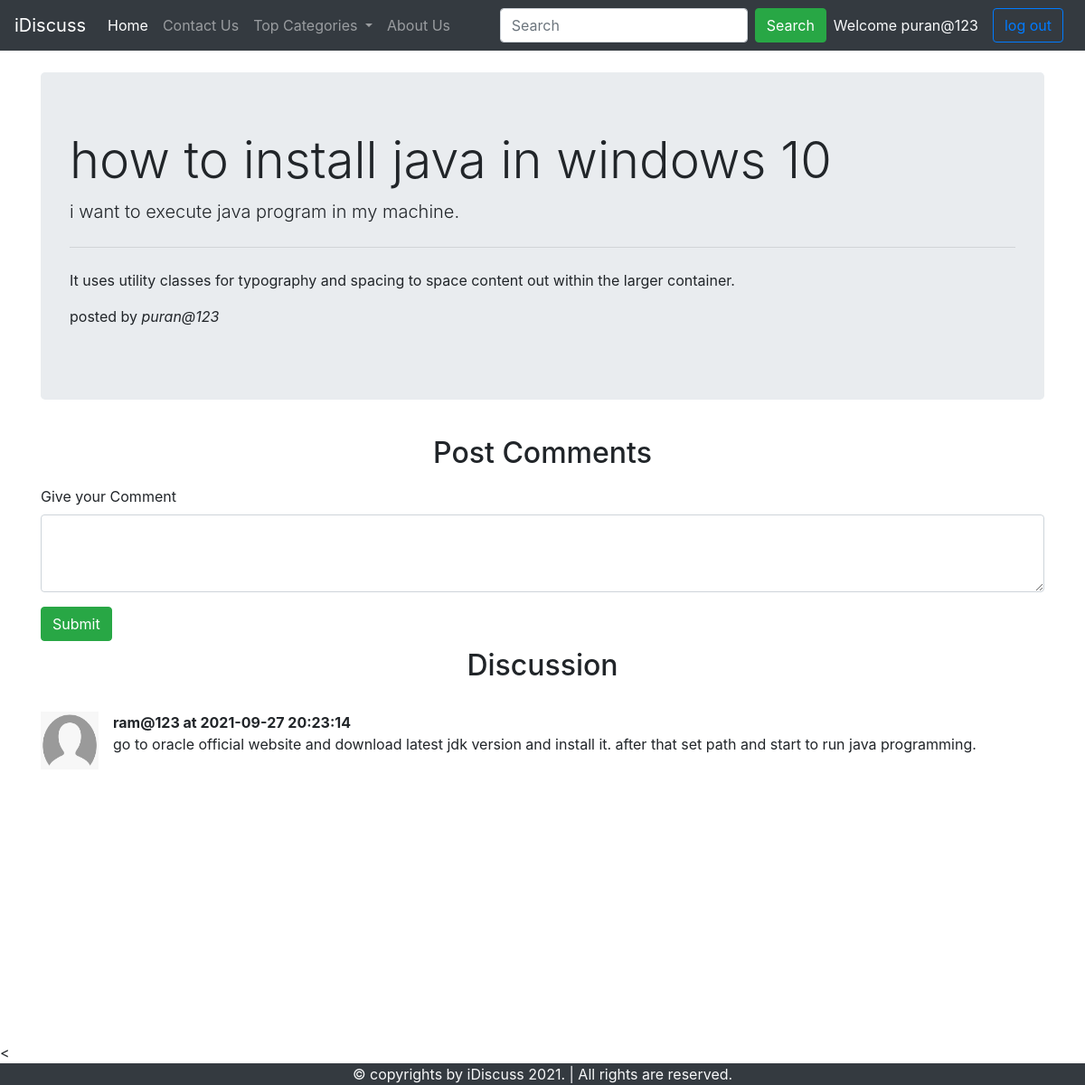
The app's page /thread.php?threadid=2 (signed in) with its own data.
### tables this page shows
CREATE TABLE `threads` (
  `thread_id` int(11) NOT NULL,
  `thread_title` text NOT NULL,
  `thread_desc` varchar(255) NOT NULL,
  `thread_cat_id` int(10) NOT NULL,
  `thread_user` int(10) NOT NULL,
  `thread_created` datetime NOT NULL DEFAULT current_timestamp()
);

CREATE TABLE `users` (
  `user_id` int(10) NOT NULL,
  `user_email` varchar(50) NOT NULL,
  `user_pass` varchar(255) NOT NULL,
  `create_date` datetime NOT NULL DEFAULT current_timestamp()
);

CREATE TABLE `comments` (
  `comment_id` int(10) NOT NULL,
  `comment_content` varchar(255) NOT NULL,
  `thread_id` int(10) NOT NULL,
  `comment_by_user` int(10) NOT NULL,
  `comment_time` datetime NOT NULL DEFAULT current_timestamp()
);

### thread.php (the view, shortened to what this page needs)
<!doctype html>
<html lang="en">
<head>
    <link rel="stylesheet" href="https://cdn.jsdelivr.net/npm/bootstrap@4.5.3/dist/css/bootstrap.min.css"
>
    <link rel="stylesheet" href="style/style.css">
</head>
<body>
    <?php include 'partial/_dbconnect.php';?>
    <?php include "partial\header.php";?>
    <?php
        $id = $_GET['threadid'];
        $sql = "SELECT * FROM `threads` WHERE thread_id=$id";
        $result = mysqli_query($conn, $sql);
        while ($row = mysqli_fetch_assoc($result)) {
        $title = $row['thread_title'];
        $desc = $row['thread_desc'];
        $th_user=$row['thread_user'];
        $sql2="SELECT * FROM `users` WHERE user_id=$th_user";
        $result2 = mysqli_query($conn, $sql2);
        $row2=mysqli_fetch_assoc($result2);
        $post_by=$row2['user_email'];
        }
    ?>
    <div class="container my-4">
        <div class="jumbotron">
            <h1 class="display-4"><?php echo $title; ?></h1>
            <p class="lead"><?php echo $desc; ?></p>
            <hr class="my-4">
            <p>It uses utility classes for typography and spacing to space content out within the larger container.</p>
            <p> posted by <em><?php echo $post_by?></em></p>
        </div>
    </div>
    <?php
        if (isset($_SESSION['loggedin'])&&$_SESSION['loggedin']==true) {
            echo '<div class="container">
            <h2 class="text-center py-2">Post Comments</h2>
            <form action="'.$_SERVER['REQUEST_URI'].'" method="post">
                <div class="form-group">
                    <label for="th_comment">Give your Comment</label>
                    <textarea class="form-control" id="th_comment" name="th_comment" rows="3"></textarea>
                </div>
                <input type="hidden" name="uid" value="'.$_SESSION['uid'].'">
                <button type="submit" class="btn btn-success">Submit</button>
            </form>
        </div>';
        }
        else {
            echo '<div class="container">
            <h2 class="text-center py-2">Post Comments</h2>
            <p class="lead">You are not logged in. Please log in to be able to post comment.</p>
        </div>';
        }
    ?>
    <div class="container" id="ques">
        <h2 class="text-center py-2">Discussion</h2>
        <?php
            $id = $_GET['threadid'];
            $sql = "SELECT * FROM `comments` WHERE thread_id=$id";
            $result = mysqli_query($conn, $sql);
            while ($row = mysqli_fetch_assoc($result)) {
              $comment_user=$row['comment_by_user'];
              $comment = $row['comment_content'];
              $sql2="SELECT user_email FROM `users` WHERE user_id=$comment_user";
              $result2=mysqli_query($conn,$sql2);
              $row2=mysqli_fetch_assoc($result2);
              echo '<div class="media my-4">
                            <img src="img/user.png" width="64px" height="64px" class="mr-3" alt="user_img">
                            <div class="media-body">
                            <p class="font-weight-bold my-0">'.$row2['user_email'].' at '.$row['comment_time'].'</p>
                                ' . $comment. '
                            </div>
                        </div>';
            }
            ?>
    </div>
    < <?php include "partial/footer.php";?>
</body>
</html>

### style/style.css (style rules this page uses)
#ques { min-height: 443px; }

### records on screen
threads: thread_title "how to install java in windows 10", thread_desc "i want to execute java program in my machine."
users: user_email "puran@123"
comments: users.user_email "ram@123", comment_time "2021-09-27 20:23:14", comment_content "go to oracle official website and download latest jdk version and install it. after that set path and start to run java programming."

### other values on screen
$_SESSION['username'] "puran@123"
